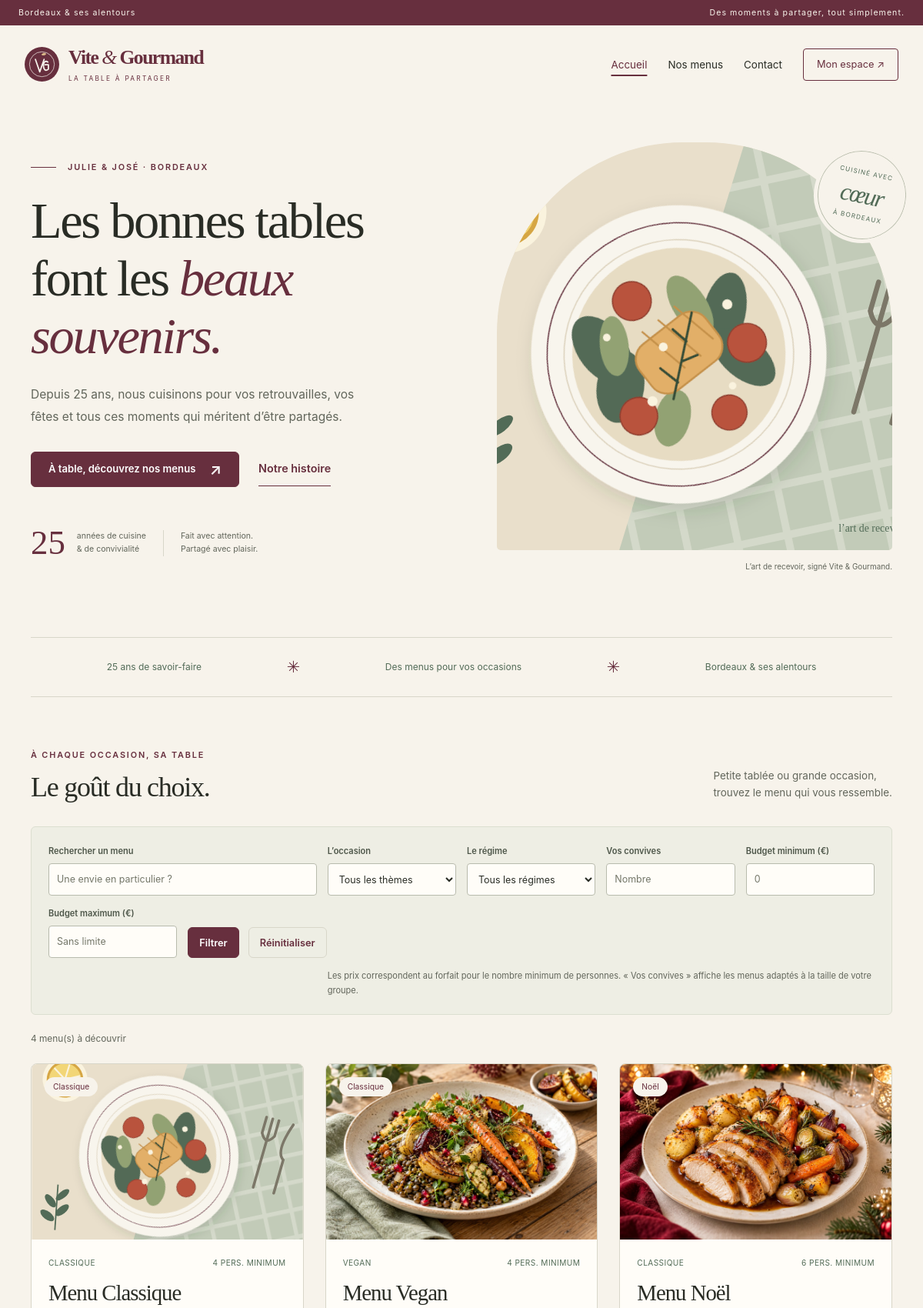
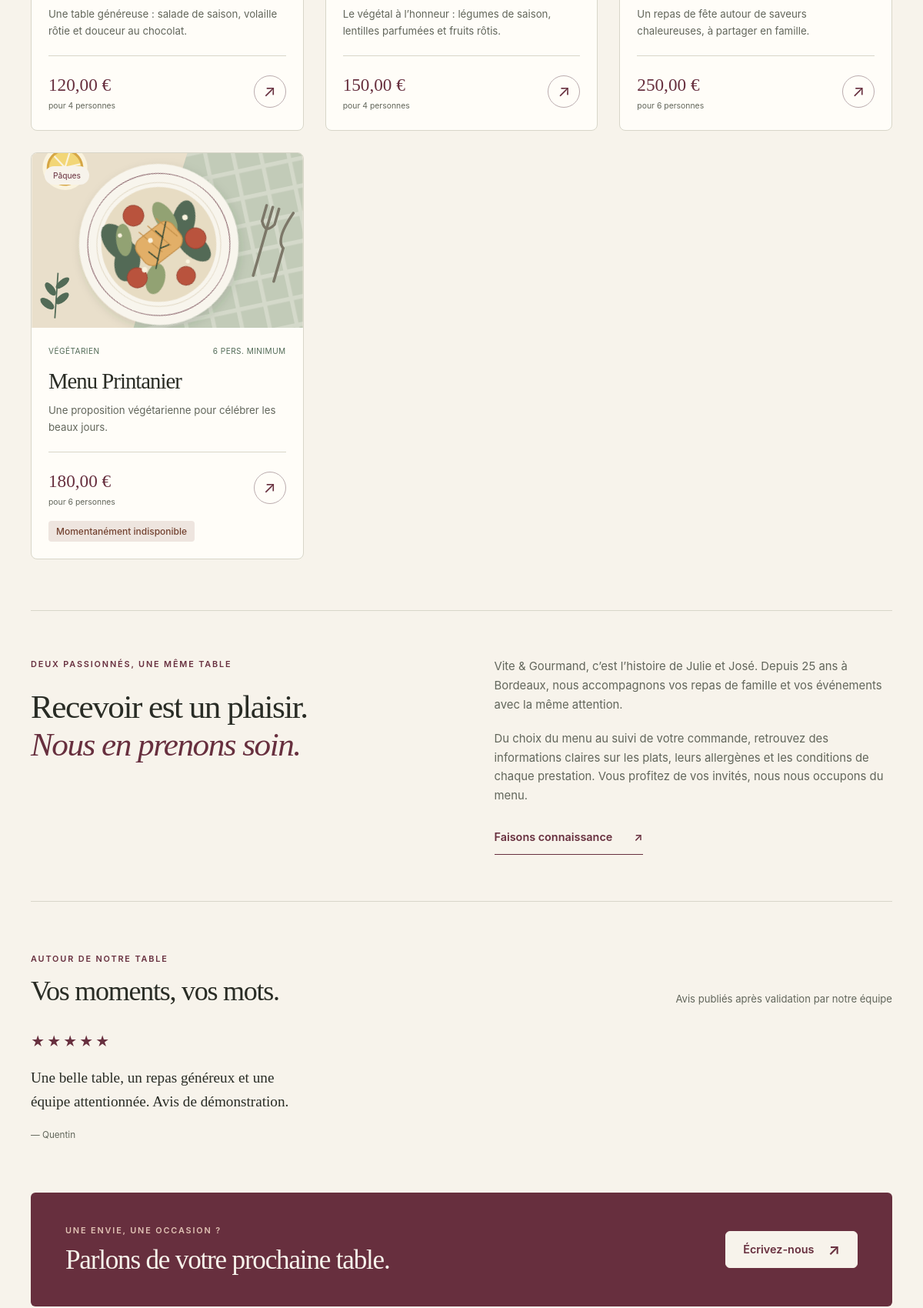
The page / (upper part) on the database its author committed (2 pictures, top to bottom).
### tables this page shows
CREATE TABLE `menus` (
    `id` INT NOT NULL AUTO_INCREMENT,
    `titre` VARCHAR(255) NOT NULL,
    `description` TEXT NOT NULL,
    `prix` DECIMAL(10,2) NOT NULL,
    `nb_personnes_min` INT NOT NULL,

    `theme` VARCHAR(100) DEFAULT NULL,
    `regime` VARCHAR(100) DEFAULT NULL,

    `stock_disponible` INT NOT NULL DEFAULT 0,

    `conditions_menu` TEXT DEFAULT NULL,
    `delai_commande_heures` INT DEFAULT NULL,

    `actif` TINYINT(1) NOT NULL DEFAULT 1,

    PRIMARY KEY (`id`)
);

CREATE TABLE `avis` (
    `id` INT NOT NULL AUTO_INCREMENT,
    `commande_id` INT NOT NULL,
    `user_id` INT NOT NULL,

    `note` TINYINT NOT NULL,
    `commentaire` TEXT NOT NULL,

    `statut_validation` VARCHAR(20) NOT NULL DEFAULT 'en attente',

    `created_at` TIMESTAMP NOT NULL DEFAULT CURRENT_TIMESTAMP,

    PRIMARY KEY (`id`),

    UNIQUE KEY `avis_commande_unique` (`commande_id`),

    CONSTRAINT `fk_avis_commande`
        FOREIGN KEY (`commande_id`)
        REFERENCES `commandes` (`id`)
        ON DELETE CASCADE,

    CONSTRAINT `fk_avis_user`
        FOREIGN KEY (`user_id`)
        REFERENCES `users` (`id`)
        ON DELETE CASCADE,

    CONSTRAINT `chk_avis_note`
        CHECK (`note` >= 1 AND `note` <= 5)

);

CREATE TABLE `users` (
    `id` INT NOT NULL AUTO_INCREMENT,
    `nom` VARCHAR(50) NOT NULL,
    `prenom` VARCHAR(50) NOT NULL,
    `email` VARCHAR(255) NOT NULL,
    `password` VARCHAR(255) NOT NULL,
    `role` VARCHAR(25) NOT NULL DEFAULT 'utilisateur',
    `gsm` VARCHAR(20) NOT NULL,
    `adresse` VARCHAR(255) NOT NULL,
    `actif` TINYINT(1) NOT NULL DEFAULT 1,
    `created_at` TIMESTAMP NOT NULL DEFAULT CURRENT_TIMESTAMP,

    PRIMARY KEY (`id`),
    UNIQUE KEY `email` (`email`)
);

### Config/security.php (called while the page is built, shortened)
<?php
function e(mixed $value): string
{
    return htmlspecialchars((string) $value, ENT_QUOTES | ENT_SUBSTITUTE, 'UTF-8');
}

### Templates/catalogue.php (the view, shortened to what this page needs)
<?php
function catalogueImage(?string $path): string
{
    if (!$path || str_contains($path, '\\') || str_contains($path, '..') || !preg_match('~^(?:assets/[a-zA-Z0-9_./-]+|[a-zA-Z0-9_-]+)\.(?:webp|png|jpg|jpeg|svg)$~i', $path)) {
        return 'assets/images/table-partage.svg';
    }
    $public = realpath(__DIR__ . '/../Public');
    $resolved = realpath($public . '/' . $path);
    return $resolved && str_starts_with($resolved, $public . DIRECTORY_SEPARATOR) ? $path : 'assets/images/table-partage.svg';
}
function catalogueFilters(array $input): array
{
    $filters = [];
    foreach (['search', 'theme', 'regime', 'prix_min', 'prix_max', 'personnes'] as $key) {
        $filters[$key] = trim($input[$key] ?? '');
    }
    return $filters;
}
function catalogueMenus(PDO $pdo, array $filters): array
{
    $conditions = ['m.actif = 1'];
    $params = [];
    $query = $pdo->prepare('SELECT m.id, m.titre, m.description, m.prix, m.nb_personnes_min, m.theme, m.regime, m.stock_disponible,
        (SELECT mi.chemin_image FROM menu_images mi WHERE mi.menu_id = m.id ORDER BY mi.id LIMIT 1) AS image
        FROM menus m WHERE ' . implode(' AND ', $conditions) . ' ORDER BY m.id');
    $query->execute($params);
    $menus = $query->fetchAll(PDO::FETCH_ASSOC);
    return $menus;
}
function renderMenuCard(array $menu): void
{
    ?>
<article class="menu-card">
    <a class="menu-image-link" href="menu.php?id=<?= (int) $menu['id'] ?>" tabindex="-1" aria-hidden="true">
        <img src="<?= e($menu['image']) ?>" alt="" width="600" height="420" loading="lazy">
        <span class="menu-theme"><?= e($menu['theme']) ?></span>
    </a>
    <div class="menu-card-body">
        <div class="menu-card-meta">
            <span><?= e($menu['regime']) ?></span>
            <span><?= (int) $menu['nb_personnes_min'] ?> pers. minimum</span>
        </div>
        <h3><a href="menu.php?id=<?= (int) $menu['id'] ?>"><?= e($menu['titre']) ?></a></h3>
        <p><?= e($menu['description']) ?></p>
        <div class="menu-card-bottom">
            <div>
                <strong><?= number_format((float) $menu['prix'], 2, ',', ' ') ?> €</strong>
                <small>pour <?= (int) $menu['nb_personnes_min'] ?> personnes</small>
            </div>
            <a class="round-link" href="menu.php?id=<?= (int) $menu['id'] ?>" aria-label="Découvrir <?= e($menu['titre']) ?>">↗</a>
        </div>
        <?php if ((int) $menu['stock_disponible'] <= 0): ?>
            <span class="badge badge-muted">Momentanément indisponible</span>
        <?php endif; ?>
    </div>
</article>
<?php
}

### Templates/layout.php (shortened to what this page needs)
<?php
require_once __DIR__ . '/../Config/security.php';
function renderHeader(string $title): void
{
    $role = $_SESSION['role'] ?? '';
    $staff = in_array($role, ['admin', 'employe'], true);
    $links = $staff
        ? ['admin-commandes.php' => 'Commandes', 'admin-menus.php' => 'Menus', 'admin-plats.php' => 'Plats', 'admin-horaires.php' => 'Horaires', 'admin-avis.php' => 'Avis']
        : ['index.php' => 'Accueil', 'menus.php' => 'Nos menus'];
    if (!$staff) {
        $links['contact.php'] = 'Contact';
    }
    $current = basename($_SERVER['SCRIPT_NAME'] ?? '');
    ?>
<!DOCTYPE html>
<html lang="fr">
<head>
    <link rel="stylesheet" href="style.css?v=<?= filemtime(__DIR__ . '/../Public/style.css') ?>">
</head>
<body class="<?= $staff ? 'staff-page' : 'public-page' ?>">
<div class="announcement">
    <span>Bordeaux & ses alentours</span>
    <span>Des moments à partager, tout simplement.</span>
</div>
<header class="site-header">
    <a class="brand" href="index.php" aria-label="Vite et Gourmand, accueil">
        <img src="assets/images/embleme.svg" alt="" width="45" height="45">
        <span>Vite <i>&</i> Gourmand<small>LA TABLE À PARTAGER</small></span>
    </a>
    <nav id="main-navigation" class="navbar-links" aria-label="Navigation principale">
        <?php foreach ($links as $href => $label): ?>
            <a href="<?= e($href) ?>" <?= $current === $href ? 'aria-current="page"' : '' ?>><?= e($label) ?></a>
        <?php endforeach; ?>
        <?php if (isset($_SESSION['user_id'])): ?>
            <form method="post" action="logout.php" class="logout-form">
                <?= csrfInput() ?>
                <button class="nav-account" type="submit">Déconnexion</button>
            </form>
        <?php else: ?>
            <a class="nav-account" href="login.php" <?= $current === 'login.php' ? 'aria-current="page"' : '' ?>>Mon espace <span aria-hidden="true">↗</span></a>
        <?php endif; ?>
    </nav>
</header>
<main id="main-content" class="page-shell">
<?php
}
function renderFooter(PDO $pdo): void
{
    ?>
</main>
</body>
</html>
<?php
}

### Public/index.php
<?php
require_once __DIR__ . '/../Config/database.php';
require_once __DIR__ . '/../Templates/layout.php';
$avisValides = $pdo->query("SELECT avis.note, avis.commentaire, users.prenom FROM avis JOIN users ON avis.user_id = users.id WHERE avis.statut_validation = 'validé' ORDER BY avis.created_at DESC LIMIT 3")->fetchAll(PDO::FETCH_ASSOC);
renderHeader('Traiteur à Bordeaux, le plaisir de recevoir');
?>
<section class="hero">
    <div class="hero-copy"><p class="eyebrow"><span class="little-line"></span> JULIE & JOSÉ · BORDEAUX</p><h1>Les bonnes tables<br>font les <em>beaux<br> souvenirs.</em></h1><p class="hero-description">Depuis 25 ans, nous cuisinons pour vos retrouvailles, vos fêtes et tous ces moments qui méritent d’être partagés.</p><div class="hero-actions"><a href="menus.php" class="button">À table, découvrez nos menus <span aria-hidden="true">↗</span></a><a href="#notre-maison" class="text-link">Notre histoire</a></div><div class="hero-signature"><span>25</span><p>années de cuisine<br>& de convivialité</p><span class="signature-line"></span><p>Fait avec attention.<br>Partagé avec plaisir.</p></div></div>
    <div class="hero-art"><img src="assets/images/table-partage.svg" width="800" height="650" alt="Illustration d’une assiette gourmande sur une table dressée"><div class="round-stamp">CUISINÉ AVEC<br><strong>cœur</strong><span>À BORDEAUX</span></div><span class="image-caption">L’art de recevoir, signé Vite & Gourmand.</span></div>
</section>
<div class="values-strip"><span>25 ans de savoir-faire</span><span aria-hidden="true">✳</span><span>Des menus pour vos occasions</span><span aria-hidden="true">✳</span><span>Bordeaux & ses alentours</span></div>
<?php require __DIR__ . '/../Templates/menu-list.php'; ?>
<section id="notre-maison" class="story-section"><div><p class="eyebrow">DEUX PASSIONNÉS, UNE MÊME TABLE</p><h2>Recevoir est un plaisir.<br><em>Nous en prenons soin.</em></h2></div><div><p>Vite & Gourmand, c’est l’histoire de Julie et José. Depuis 25 ans à Bordeaux, nous accompagnons vos repas de famille et vos événements avec la même attention.</p><p>Du choix du menu au suivi de votre commande, retrouvez des informations claires sur les plats, leurs allergènes et les conditions de chaque prestation. Vous profitez de vos invités, nous nous occupons du menu.</p><a class="text-link" href="contact.php">Faisons connaissance <span aria-hidden="true">↗</span></a></div></section>
<section class="reviews-section" aria-labelledby="reviews-heading"><div class="section-heading"><div><p class="eyebrow">AUTOUR DE NOTRE TABLE</p><h2 id="reviews-heading">Vos moments, vos mots.</h2></div><span class="small-note">Avis publiés après validation par notre équipe</span></div><div class="reviews-grid"><?php if (!$avisValides): ?><p class="empty-state">Les prochains souvenirs de table s’écriront ici. Après votre prestation, partagez votre expérience depuis votre espace.</p><?php endif; ?><?php foreach ($avisValides as $avis): ?><figure class="review"><div class="review-stars" aria-label="<?= (int) $avis['note'] ?> sur 5"><?= str_repeat('★', (int) $avis['note']) ?><span aria-hidden="true"><?= str_repeat('☆', 5 - (int) $avis['note']) ?></span></div><blockquote><?= nl2br(e($avis['commentaire'])) ?></blockquote><figcaption>— <?= e($avis['prenom']) ?></figcaption></figure><?php endforeach; ?></div></section>
<section class="contact-band"><div><p class="eyebrow">UNE ENVIE, UNE OCCASION ?</p><h2>Parlons de votre prochaine table.</h2></div><a class="button button-light" href="contact.php">Écrivez-nous <span aria-hidden="true">↗</span></a></section>
<?php renderFooter($pdo); ?>

### Templates/menu-list.php (shortened to what this page needs)
<?php
require_once __DIR__ . '/catalogue.php';
$filterError = '';
try {
    $filters = catalogueFilters($_GET);
} catch (InvalidArgumentException $exception) {
    $filters = catalogueFilters([]);
    $filterError = $exception->getMessage();
}
$menus = catalogueMenus($pdo, $filters);
?>
<section class="catalogue-section" aria-labelledby="catalogue-heading">
    <div class="section-heading"><div><p class="eyebrow">À CHAQUE OCCASION, SA TABLE</p><h2 id="catalogue-heading">Le goût du choix.</h2></div><p>Petite tablée ou grande occasion,<br>trouvez le menu qui vous ressemble.</p></div>
    <form id="menu-filters" class="catalogue-filters" action="menus.php" method="get">
        <div class="filter-search"><label for="search-menu">Rechercher un menu</label><input type="search" name="search" id="search-menu" placeholder="Une envie en particulier ?" value="<?= e($filters['search']) ?>" maxlength="160"></div>
        <div><label for="theme">L’occasion</label><select name="theme" id="theme"><option value="">Tous les thèmes</option></select></div>
        <div><label for="regime">Le régime</label><select name="regime" id="regime"><option value="">Tous les régimes</option></select></div>
        <div><label for="personnes">Vos convives</label><input type="number" name="personnes" id="personnes" min="1" max="10000" placeholder="Nombre" value="<?= e($filters['personnes']) ?>"></div>
        <div><label for="prix-min">Budget minimum (€)</label><input type="number" name="prix_min" id="prix-min" min="0" max="1000000" step="0.01" placeholder="0" value="<?= e($filters['prix_min']) ?>"></div>
        <div><label for="prix-max">Budget maximum (€)</label><input type="number" name="prix_max" id="prix-max" min="0" max="1000000" step="0.01" placeholder="Sans limite" value="<?= e($filters['prix_max']) ?>"></div>
        <div class="filter-actions"><button type="submit" class="button-small">Filtrer</button><button type="reset" class="button-secondary button-small">Réinitialiser</button></div>
        <p class="filter-help">Les prix correspondent au forfait pour le nombre minimum de personnes. « Vos convives » affiche les menus adaptés à la taille de votre groupe.</p>
    </form>
    <p id="menu-results-status" class="results-status" role="status" aria-live="polite"><?= $filterError !== '' ? e($filterError) : count($menus) . ' menu(s) à découvrir' ?></p>
    <div id="menus" class="menu-grid" aria-describedby="menu-results-status">
        <?php foreach ($menus as $menu): renderMenuCard($menu); endforeach; ?>
    </div>
</section>

### rows shown on the page
menus: shows a picture, theme "Classique", regime "CLASSIQUE", nb_personnes_min "4", titre "Menu Classique", description "Une table généreuse : salade de saison, volaille rôtie et douceur au chocolat.", prix "120,00"
menus: shows a picture, theme "Classique", regime "VEGAN", nb_personnes_min "4", titre "Menu Vegan", description "Le végétal à l’honneur : légumes de saison, lentilles parfumées et fruits rôtis.", prix "150,00"
menus: shows a picture, theme "Noël", regime "CLASSIQUE", nb_personnes_min "6", titre "Menu Noël", description "Un repas de fête autour de saveurs chaleureuses, à partager en famille.", prix "250,00"
menus: shows a picture, theme "Pâques", regime "VÉGÉTARIEN", nb_personnes_min "6", titre "Menu Printanier", description "Une proposition végétarienne pour célébrer les beaux jours.", prix "180,00", stock_disponible "Momentanément indisponible"
avis: note "★★★★★", commentaire "Une belle table, un repas généreux et une équipe attentionnée. Avis de démonstration.", user.prenom "Quentin"

### other values the page prints
$label "Accueil"
$label "Nos menus"
$label "Contact"
count($menus) "4"
